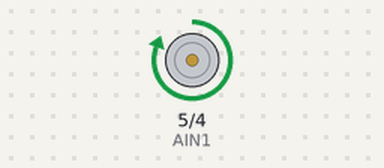
The sketch below on a simulated Arduino Uno, built with avr-gcc and run on an emulated ATmega328P. On the bench: motor-driver pin pairs drawn as motors (green arrow = first pin HIGH = forward, orange = second pin HIGH = backward, longer = more drive, scaled by the enable pin).

Above: at 0.5 s.
At 2.5 s:
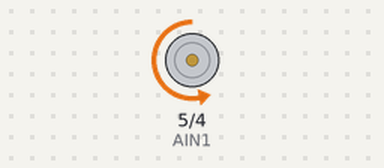
At 3.5 s:
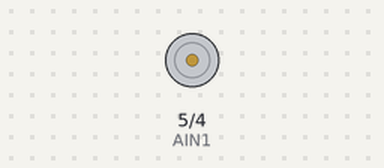
Timing chart, 0 to 5.2 s (numbered marks = the images above):
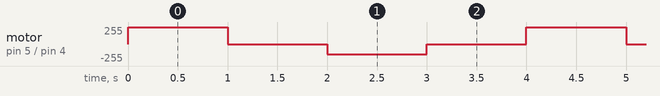

Measured:
- by itself, motor on pin 5 (AIN1) / pin 4 (AIN2): repeats every 4.0 s: stopped 1.0 s, backward 150/255 1.0 s, stopped 1.0 s, forward 255/255 1.0 s

The sketch:

_49_TB6612FNG_Lab_01.ino
```cpp
// (licence header left out)
                        //define the two direction logic pins and the speed / PWMA pin
const int PWMA = 6;
const int AIN1 = 5;
const int AIN2 = 4;


void setup()
{
                        //set all pins as output
  pinMode(AIN1, OUTPUT);
  pinMode(AIN2, OUTPUT);
  pinMode(PWMA, OUTPUT);
}

void loop()
{
                        //drive forward at full speed by pulling AIN1 High
                        //and AIN2 low, while writing a full 255 to PWMA to
                        //control speed
  digitalWrite(AIN1, HIGH);
  digitalWrite(AIN2, LOW);
  analogWrite(PWMA, 255);

                        //wait 1 second
  delay(1000);

                        //Brake the motor by pulling both direction pins to
                        //the same state (in this case LOW). PWMA doesn't matter
                        //in a brake situation, but set as 0.
  digitalWrite(AIN1, LOW);
  digitalWrite(AIN2, LOW);
  analogWrite(PWMA, 0);

                        //wait 1 second
  delay(1000);

                        //change direction to reverse by flipping the states
                        //of the direction pins from their forward state
  digitalWrite(AIN1, LOW);
  digitalWrite(AIN2, HIGH);
  analogWrite(PWMA, 150);

                        //wait 1 second
  delay(1000);

                        //Brake again
  digitalWrite(AIN1, LOW);
  digitalWrite(AIN2, LOW);
  analogWrite(PWMA, 0);

                        //wait 1 second
  delay(1000);
}
```
